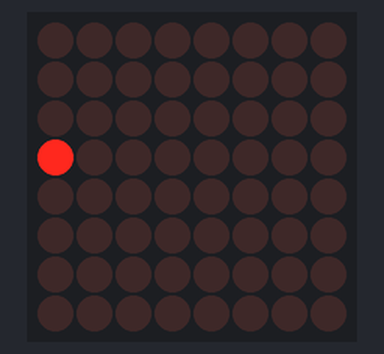
The sketch below on a simulated Arduino Uno, built with avr-gcc and run on an emulated ATmega328P. On the bench: 8×8 LED matrix.

Above: at 0.1 s.
At 0.5 s:
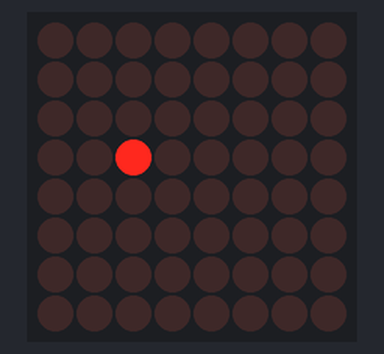
At 0.9 s:
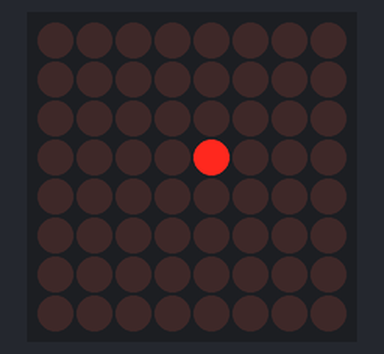
At 1.3 s:
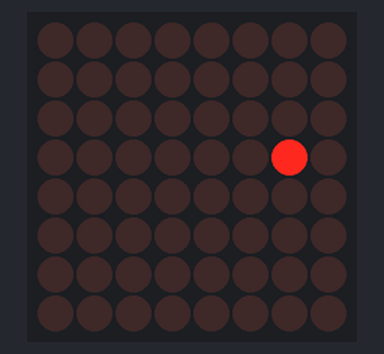
At 1.9 s:
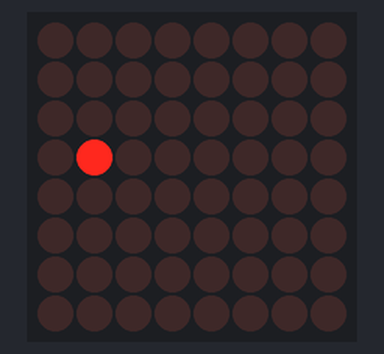

Measured:
- by itself, everything shown: repeats every 1.6 s, in 8 steps

The sketch:

Matrix_dot_bounce_Arm.ino
```cpp
#include "LedControl.h"
LedControl lc=LedControl(12,10,11,1);

int pos = 0;

void setup() {
  lc.shutdown(0,false);
  lc.setIntensity(0,8);
  lc.clearDisplay(0);
}

/*
void loop() {
  for(pos = 0; pos<8; pos++){
    lc.clearDisplay(0);
    lc.setLed(0,3,pos,true);
    delay(200);
  }
}
*/

void loop(){
  lc.clearDisplay(0);
  lc.setLed(0,3,pos,true);
  delay(200);
  pos = pos + 1;
  if(pos == 8){pos = 0;}
}
```
